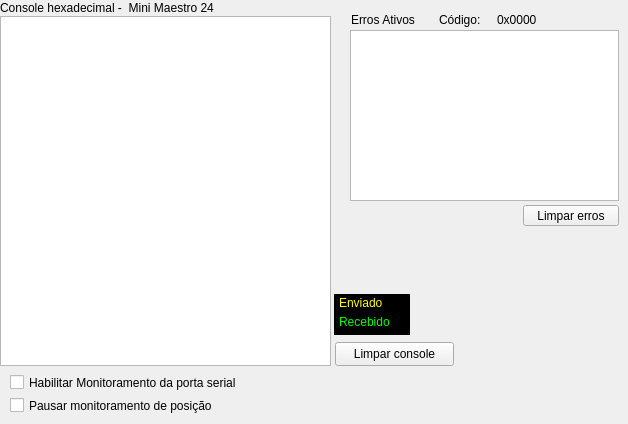
    <widget class="QWidget" name="tabTerminalMiniMaestro">
     <attribute name="title">
      <string>Terminal</string>
     </attribute>
     <widget class="QLabel" name="label_2">
      <property name="geometry">
       <rect>
        <x>351</x>
        <y>11</y>
        <width>82</width>
        <height>17</height>
       </rect>
      </property>
      <property name="text">
       <string>Erros Ativos</string>
      </property>
     </widget>
     <widget class="QListWidget" name="listErrosAtivos">
      <property name="geometry">
       <rect>
        <x>350</x>
        <y>30</y>
        <width>269</width>
        <height>171</height>
       </rect>
      </property>
     </widget>
     <widget class="QLabel" name="label_3">
      <property name="geometry">
       <rect>
        <x>439</x>
        <y>11</y>
        <width>52</width>
        <height>17</height>
       </rect>
      </property>
      <property name="text">
       <string>Código:</string>
      </property>
     </widget>
     <widget class="QLabel" name="lblCodigoErroMM24">
      <property name="geometry">
       <rect>
        <x>497</x>
        <y>11</y>
        <width>60</width>
        <height>17</height>
       </rect>
      </property>
      <property name="text">
       <string>0x0000</string>
      </property>
     </widget>
     <widget class="QPushButton" name="btLimparErrosMM24">
      <property name="geometry">
       <rect>
        <x>523</x>
        <y>205</y>
        <width>96</width>
        <height>21</height>
       </rect>
      </property>
      <property name="text">
       <string>Limpar erros</string>
      </property>
     </widget>
     <widget class="QPushButton" name="btLimparConsoleMM24">
      <property name="geometry">
       <rect>
        <x>335</x>
        <y>342</y>
        <width>119</width>
        <height>24</height>
       </rect>
      </property>
      <property name="text">
       <string>Limpar console</string>
      </property>
     </widget>
     <widget class="QCheckBox" name="chkPausarMonitoramentoMM24">
      <property name="geometry">
       <rect>
        <x>10</x>
        <y>396</y>
        <width>262</width>
        <height>19</height>
       </rect>
      </property>
      <property name="text">
       <string>Pausar monitoramento de posição</string>
      </property>
     </widget>
     <widget class="QCheckBox" name="chkHabilitaMonitoramentoSerialMM24">
      <property name="geometry">
       <rect>
        <x>10</x>
        <y>373</y>
        <width>294</width>
        <height>19</height>
       </rect>
      </property>
      <property name="text">
       <string>Habilitar Monitoramento da porta serial</string>
      </property>
     </widget>
     <widget class="QListView" name="listView">
      <property name="geometry">
       <rect>
        <x>0</x>
        <y>16</y>
        <width>331</width>
        <height>350</height>
       </rect>
      </property>
     </widget>
     <widget class="QLabel" name="label_5">
      <property name="geometry">
       <rect>
        <x>0</x>
        <y>0</y>
        <width>276</width>
        <height>16</height>
       </rect>
      </property>
      <property name="text">
       <string>Console hexadecimal -  Mini Maestro 24</string>
      </property>
     </widget>
     <widget class="QFrame" name="frame_2">
      <property name="geometry">
       <rect>
        <x>334</x>
        <y>294</y>
        <width>76</width>
        <height>41</height>
       </rect>
      </property>
      <property name="styleSheet">
       <string notr="true">background-color: rgb(0, 0, 0);</string>
      </property>
      <widget class="QLabel" name="label_10">
       <property name="geometry">
        <rect>
         <x>5</x>
         <y>20</y>
         <width>67</width>
         <height>16</height>
        </rect>
       </property>
       <property name="palette">
        <palette>
         <active>
          <colorrole role="WindowText">
           <brush brushstyle="SolidPattern">
            <color alpha="255">
             <red>0</red>
             <green>255</green>
             <blue>0</blue>
            </color>
           </brush>
          </colorrole>
          <colorrole role="Button">
           <brush brushstyle="SolidPattern">
            <color alpha="255">
             <red>0</red>
             <green>0</green>
             <blue>0</blue>
            </color>
           </brush>
          </colorrole>
          <colorrole role="Base">
           <brush brushstyle="SolidPattern">
            <color alpha="255">
             <red>0</red>
             <green>0</green>
             <blue>0</blue>
            </color>
           </brush>
          </colorrole>
          <colorrole role="Window">
           <brush brushstyle="SolidPattern">
            <color alpha="255">
             <red>0</red>
             <green>0</green>
             <blue>0</blue>
            </color>
           </brush>
          </colorrole>
         </active>
         <inactive>
          <colorrole role="WindowText">
           <brush brushstyle="SolidPattern">
            <color alpha="255">
             <red>0</red>
             <green>255</green>
             <blue>0</blue>
            </color>
           </brush>
          </colorrole>
          <colorrole role="Button">
           <brush brushstyle="SolidPattern">
            <color alpha="255">
             <red>0</red>
             <green>0</green>
             <blue>0</blue>
            </color>
           </brush>
          </colorrole>
          <colorrole role="Base">
           <brush brushstyle="SolidPattern">
            <color alpha="255">
             <red>0</red>
             <green>0</green>
             <blue>0</blue>
            </color>
           </brush>
          </colorrole>
          <colorrole role="Window">
           <brush brushstyle="SolidPattern">
            <color alpha="255">
             <red>0</red>
             <green>0</green>
             <blue>0</blue>
            </color>
           </brush>
          </colorrole>
         </inactive>
         <disabled>
          <colorrole role="WindowText">
           <brush brushstyle="SolidPattern">
            <color alpha="127">
             <red>255</red>
             <green>255</green>
             <blue>255</blue>
            </color>
           </brush>
          </colorrole>
          <colorrole role="Button">
           <brush brushstyle="SolidPattern">
            <color alpha="255">
             <red>0</red>
             <green>0</green>
             <blue>0</blue>
            </color>
           </brush>
          </colorrole>
          <colorrole role="Base">
           <brush brushstyle="SolidPattern">
            <color alpha="255">
             <red>0</red>
             <green>0</green>
             <blue>0</blue>
            </color>
           </brush>
          </colorrole>
          <colorrole role="Window">
           <brush brushstyle="SolidPattern">
            <color alpha="255">
             <red>0</red>
             <green>0</green>
             <blue>0</blue>
            </color>
           </brush>
          </colorrole>
         </disabled>
        </palette>
       </property>
       <property name="text">
        <string>Recebido</string>
       </property>
      </widget>
      <widget class="QLabel" name="label_11">
       <property name="geometry">
        <rect>
         <x>5</x>
         <y>1</y>
         <width>61</width>
         <height>16</height>
        </rect>
       </property>
       <property name="palette">
        <palette>
         <active>
          <colorrole role="WindowText">
           <brush brushstyle="SolidPattern">
            <color alpha="255">
             <red>255</red>
             <green>255</green>
             <blue>0</blue>
            </color>
           </brush>
          </colorrole>
          <colorrole role="Button">
           <brush brushstyle="SolidPattern">
            <color alpha="255">
             <red>0</red>
             <green>0</green>
             <blue>0</blue>
            </color>
           </brush>
          </colorrole>
          <colorrole role="Base">
           <brush brushstyle="SolidPattern">
            <color alpha="255">
             <red>0</red>
             <green>0</green>
             <blue>0</blue>
            </color>
           </brush>
          </colorrole>
          <colorrole role="Window">
           <brush brushstyle="SolidPattern">
            <color alpha="255">
             <red>0</red>
             <green>0</green>
             <blue>0</blue>
            </color>
           </brush>
          </colorrole>
         </active>
         <inactive>
          <colorrole role="WindowText">
           <brush brushstyle="SolidPattern">
            <color alpha="255">
             <red>255</red>
             <green>255</green>
             <blue>0</blue>
            </color>
           </brush>
          </colorrole>
          <colorrole role="Button">
           <brush brushstyle="SolidPattern">
            <color alpha="255">
             <red>0</red>
             <green>0</green>
             <blue>0</blue>
            </color>
           </brush>
          </colorrole>
          <colorrole role="Base">
           <brush brushstyle="SolidPattern">
            <color alpha="255">
             <red>0</red>
             <green>0</green>
             <blue>0</blue>
            </color>
           </brush>
          </colorrole>
          <colorrole role="Window">
           <brush brushstyle="SolidPattern">
            <color alpha="255">
             <red>0</red>
             <green>0</green>
             <blue>0</blue>
            </color>
           </brush>
          </colorrole>
         </inactive>
         <disabled>
          <colorrole role="WindowText">
           <brush brushstyle="SolidPattern">
            <color alpha="127">
             <red>255</red>
             <green>255</green>
             <blue>255</blue>
            </color>
           </brush>
          </colorrole>
          <colorrole role="Button">
           <brush brushstyle="SolidPattern">
            <color alpha="255">
             <red>0</red>
             <green>0</green>
             <blue>0</blue>
            </color>
           </brush>
          </colorrole>
          <colorrole role="Base">
           <brush brushstyle="SolidPattern">
            <color alpha="255">
             <red>0</red>
             <green>0</green>
             <blue>0</blue>
            </color>
           </brush>
          </colorrole>
          <colorrole role="Window">
           <brush brushstyle="SolidPattern">
            <color alpha="255">
             <red>0</red>
             <green>0</green>
             <blue>0</blue>
            </color>
           </brush>
          </colorrole>
         </disabled>
        </palette>
       </property>
       <property name="text">
        <string>Enviado</string>
       </property>
      </widget>
     </widget>
    </widget>
